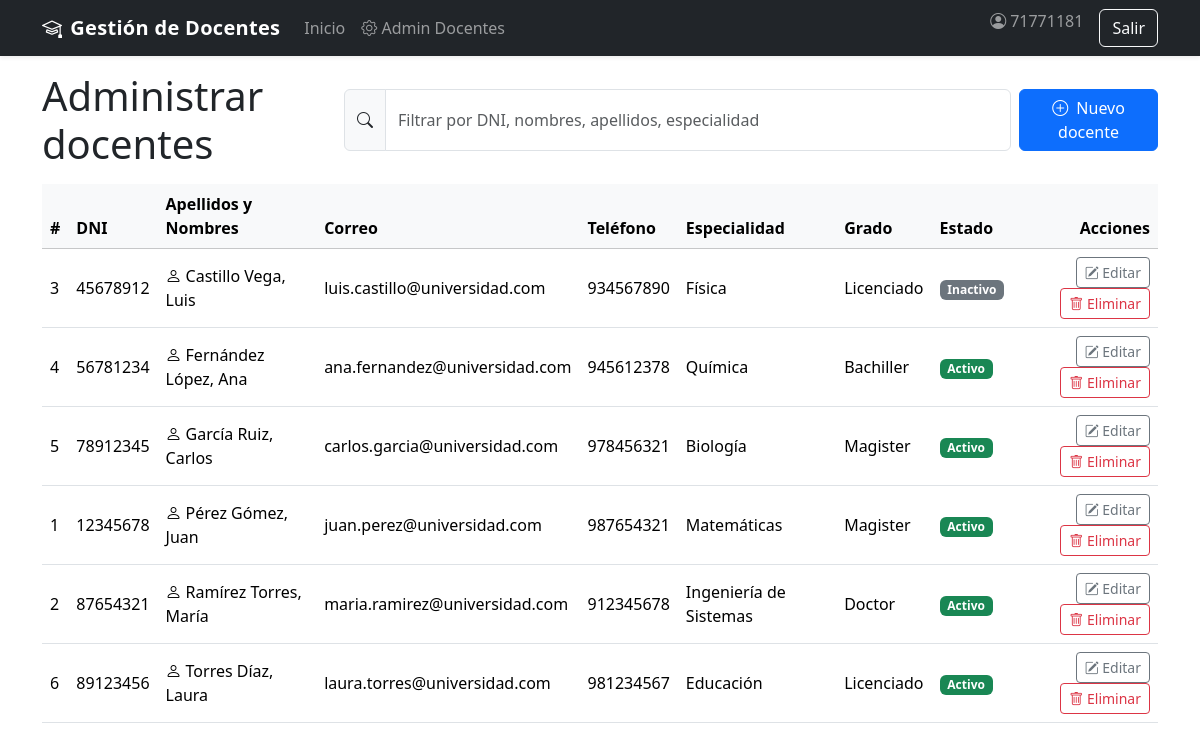
The app's page /index.php?c=docentes&a=index (signed in) with its own data.
### tables this page shows
CREATE TABLE IF NOT EXISTS docentes (
    id_docente INT AUTO_INCREMENT PRIMARY KEY,
    dni VARCHAR(15) NOT NULL UNIQUE,
    nombres VARCHAR(100) NOT NULL,
    apellidos VARCHAR(100) NOT NULL,
    correo VARCHAR(100) UNIQUE,
    telefono VARCHAR(20),
    especialidad VARCHAR(100),
    grado_academico ENUM('Bachiller', 'Licenciado', 'Magister', 'Doctor') DEFAULT 'Licenciado',
    estado ENUM('Activo', 'Inactivo') DEFAULT 'Activo',
    fecha_registro TIMESTAMP DEFAULT CURRENT_TIMESTAMP
);

### src/library/Controller.php (called while the page is built, shortened)
<?php
abstract class Controller {
    protected function view(string $tpl, array $data = []): void {
        extract($data);
        $base = __DIR__ . '/../view/';
        $file = $base . $tpl . '.php';
        include $base . 'partials/header.php';
        include $file;
        include $base . 'partials/footer.php';
    }
}

### src/control/DocentesController.php (called while the page is built, shortened)
<?php
final class DocentesController extends Controller {
    public function indexAction(): void {
        $docentes = Docente::todos();
        $this->view('docentes/index', compact('docentes'));
    }
}

### index.php (called while the page is built, shortened)
<?php
require_once __DIR__ . '/src/library/Controller.php';
$a = strtolower($_GET['a'] ?? 'index');
$action = $a . 'Action';
try {
    $controller = new $controllerClass();
    $controller->$action();
} catch (Throwable $e) {
    http_response_code(500);
    $message = (defined('APP_DEBUG') && APP_DEBUG) ? $e->getMessage() : 'Ocurrió un error interno.';
    include __DIR__ . '/src/view/errors/500.php';
}

### src/model/Docente.php (called while the page is built, shortened)
<?php
final class Docente {
    public static function todos(): array {
        $db = Conexion::connect();
        $res = $db->query('SELECT * FROM docentes ORDER BY apellidos, nombres');
        return $res ? $res->fetch_all(MYSQLI_ASSOC) : [];
    }
}

### src/view/docentes/index.php (the view, shortened to what this page needs)
<div class="d-flex flex-column flex-md-row justify-content-between align-items-md-center mb-3 gap-2">
  <h1 class="mb-0">Administrar docentes</h1>
  <div class="d-flex gap-2 w-100 w-md-auto">
    <div class="input-group">
      <span class="input-group-text"><i class="bi bi-search"></i></span>
      <input id="adminSearch" type="text" class="form-control" placeholder="Filtrar por DNI, nombres, apellidos, especialidad">
    </div>
    <a class="btn btn-primary" href="<?= BASE_URL ?>index.php?c=docentes&a=crear"><i class="bi bi-plus-circle me-1"></i> Nuevo docente</a>
  </div>
</div>
<div class="table-responsive">
<table class="table table-hover align-middle" id="tablaDocentes">
  <thead class="table-light">
    <tr>
      <th>#</th>
      <th>DNI</th>
      <th>Apellidos y Nombres</th>
      <th>Correo</th>
      <th>Teléfono</th>
      <th>Especialidad</th>
      <th>Grado</th>
      <th>Estado</th>
      <th class="text-end">Acciones</th>
    </tr>
  </thead>
  <tbody>
    <?php foreach ($docentes as $d): ?>
    <tr
      data-dni="<?= htmlspecialchars($d['dni']) ?>"
      data-nombres="<?= htmlspecialchars($d['nombres']) ?>"
      data-apellidos="<?= htmlspecialchars($d['apellidos']) ?>"
      data-especialidad="<?= htmlspecialchars($d['especialidad']) ?>">
      <td data-label="#"><?= (int)$d['id_docente'] ?></td>
      <td data-label="DNI"><?= htmlspecialchars($d['dni']) ?></td>
      <td data-label="Nombre"><i class="bi bi-person me-1"></i><?= htmlspecialchars($d['apellidos'] . ', ' . $d['nombres']) ?></td>
      <td data-label="Correo"><?= htmlspecialchars($d['correo']) ?></td>
      <td data-label="Tel."><?= htmlspecialchars($d['telefono']) ?></td>
      <td data-label="Esp."><?= htmlspecialchars($d['especialidad']) ?></td>
      <td data-label="Grado"><?= htmlspecialchars($d['grado_academico']) ?></td>
      <td data-label="Estado"><span class="badge bg-<?= ($d['estado']==='Activo'?'success':'secondary') ?>"><?= htmlspecialchars($d['estado']) ?></span></td>
      <td data-label="Acciones" class="text-end">
        <a class="btn btn-sm btn-outline-secondary" href="<?= BASE_URL ?>index.php?c=docentes&a=editar&id=<?= (int)$d['id_docente'] ?>"><i class="bi bi-pencil-square"></i> Editar</a>
        <form method="post" action="<?= BASE_URL ?>index.php?c=docentes&a=eliminar" class="d-inline" onsubmit="return confirm('¿Eliminar docente?');">
          <button class="btn btn-sm btn-outline-danger"><i class="bi bi-trash"></i> Eliminar</button>
        </form>
      </td>
    </tr>
    <?php endforeach; ?>
  </tbody>
</table>
</div>

### src/view/partials/header.php (style rules this page uses)
:root { --brand:#0d6efd; --brand-2:#6610f2; }
body { padding-top: 72px; }

### records on screen
docentes: id_docente "3", dni "45678912", apellidos+nombres "Castillo Vega, Luis", correo "luis.castillo@universidad.com", telefono "934567890", especialidad "Física", grado_academico "Licenciado", estado "Inactivo"
docentes: id_docente "4", dni "56781234", apellidos+nombres "Fernández López, Ana", correo "ana.fernandez@universidad.com", telefono "945612378", especialidad "Química", grado_academico "Bachiller", estado "Activo"
docentes: id_docente "5", dni "78912345", apellidos+nombres "García Ruiz, Carlos", correo "carlos.garcia@universidad.com", telefono "978456321", especialidad "Biología", grado_academico "Magister", estado "Activo"
docentes: id_docente "1", dni "12345678", apellidos+nombres "Pérez Gómez, Juan", correo "juan.perez@universidad.com", telefono "987654321", especialidad "Matemáticas", grado_academico "Magister", estado "Activo"
docentes: id_docente "2", dni "87654321", apellidos+nombres "Ramírez Torres, María", correo "maria.ramirez@universidad.com", telefono "912345678", especialidad "Ingeniería de Sistemas", grado_academico "Doctor", estado "Activo"
docentes: id_docente "6", dni "89123456", apellidos+nombres "Torres Díaz, Laura", correo "laura.torres@universidad.com", telefono "981234567", especialidad "Educación", grado_academico "Licenciado", estado "Activo"

### other values on screen
$appName "Gestión de Docentes"
$usuario['usuario'] "71771181"
